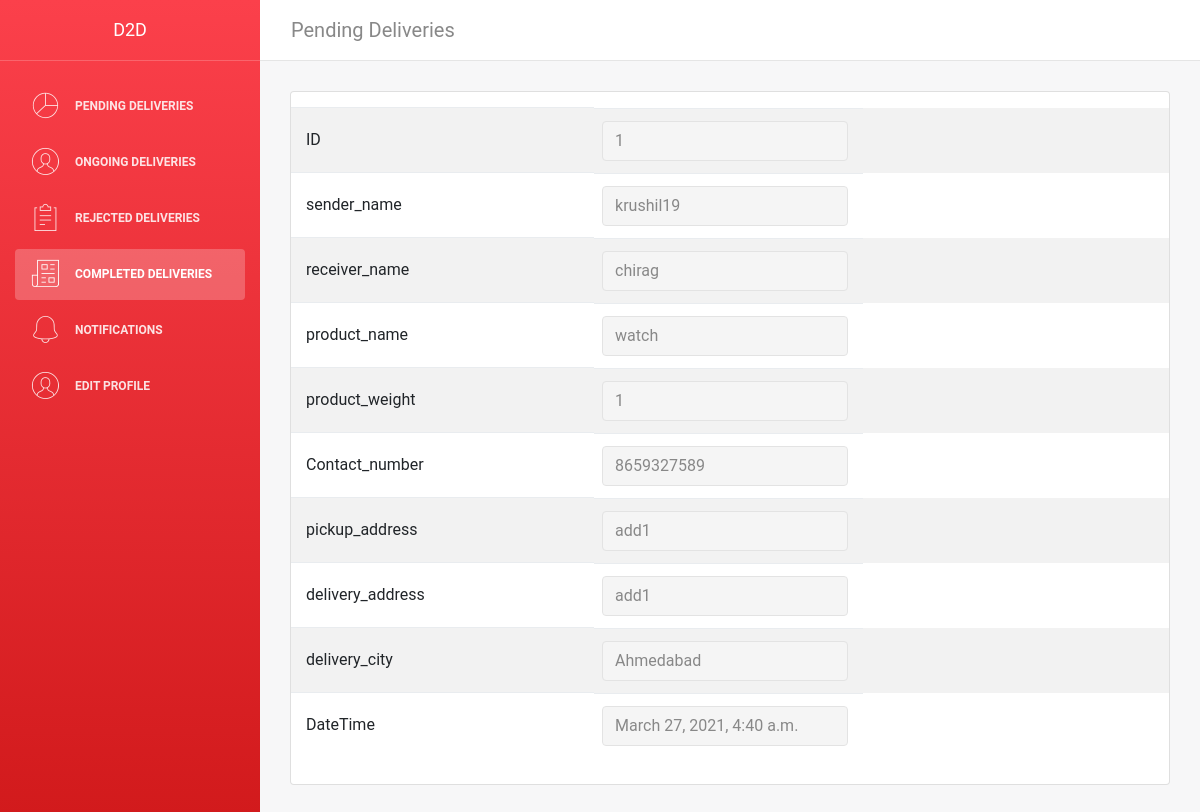
Screenshot of /delivery/viewscompletedorders/1/ (signed in) with the database file from the repository.
### delivery_person/models.py (models this page shows)
class Completed(models.Model):
    completed_id = models.AutoField
    sender_name = models.CharField(max_length=50, default="")
    receiver_name = models.CharField(max_length=50, default="")
    product_name = models.CharField(max_length=50, default="")
    product_weight = models.CharField(max_length=50, default="")
    contact_number = models.CharField(max_length=12, default="")
    pickup_address = models.TextField(max_length=250, default="")
    delivery_address = models.TextField(max_length=250, default="")
    delivery_city = models.TextField(max_length=50, default="")
    DateTime =  models.DateTimeField(auto_now=True)

### D2D/decorators.py (the view)
        def wrapper_func(request, *args, **kwargs):
            group = None
            if request.user.groups.exists():
                group = request.user.groups.all()[0].name
            if group in allowed_roles:
                return view_func(request, *args, **kwargs)
            else:
                return HttpResponse('You are not authorized to view this page')

### delivery_person/views.py (called while the page is built)
@login_required(login_url='/D2D-Login?')
@allowed_users(allowed_roles=['Delivery_person'])
def viewscompletedorders(request, pk_completed):
    completed = Completed.objects.get(id=pk_completed)
    return render(request, 'viewscompletedorders.html', {'orderco' : completed})

### delivery_person/templates/viewscompletedorders.html (shortened to what this page needs)
{% extends "deliveryperson/dashboard.html" %} {% load static %}
{% block content %}
<body>
    <div class="wrapper">
        <div class="sidebar" data-color="red">
            <div class="sidebar-wrapper">
                <div class="logo">
                    <a href="#" class="simple-text"> D2D </a>
                </div>
                <ul class="nav">
                    <li>
                        <a class="nav-link" href="{% url 'delivery_dashboard' %}">
                            <i class="nc-icon nc-chart-pie-35"></i>
                            <p>Pending Deliveries</p>
                        </a>
                    </li>
                    <li>
                        <a class="nav-link" href="{% url 'ongoing' %}">
                            <i class="nc-icon nc-circle-09"></i>
                            <p>Ongoing Deliveries</p>
                        </a>
                    </li>
                    <li>
                        <a class="nav-link" href="  {% url 'rejected' %}">
                            <i class="nc-icon nc-notes"></i>
                            <p>Rejected Deliveries</p>
                        </a>
                    </li>
                    <li class="nav-item active">
                        <a class="nav-link" href=" {% url 'completed' %}">
                            <i class="nc-icon nc-paper-2"></i>
                            <p>Completed Deliveries</p>
                        </a>
                    </li>
                    <li>
                        <a class="nav-link" href="  {% url 'notifications' %}">
                            <i class="nc-icon nc-bell-55"></i>
                            <p>Notifications</p>
                        </a>
                    </li>
                    <li>
                        <a class="nav-link" href="  {% url 'user' %}">
                            <i class="nc-icon nc-circle-09"></i>
                            <p>Edit Profile</p>
                        </a>
                    </li>
                </ul>
            </div>
        </div>
        <div class="main-panel">
            <nav class="navbar navbar-expand-lg" color-on-scroll="500">
                <div class="container-fluid">
                    <a class="navbar-brand" href="{% url 'delivery_dashboard' %}"> Pending Deliveries </a>
                    <div class="collapse navbar-collapse justify-content-end" id="navigation">
                        <ul class="nav navbar-nav mr-auto">
                            </ul>
                    </div>
                </div>
            </nav>
            <div class="content">
                <div class="container-fluid">
                    <div class="row">
                        <div class="col-md-12">
                            <div class="card strpied-tabled-with-hover">
                                <div class="card-body table-full-width table-responsive">
                                    <form method="post" action="{% url 'hendlepending' %}">
                                        <table class="table table-hover table-striped">
                                            <tbody>
                                                <tr>
                                                    <td>ID</td>
                                                    <td><input class="form-control" type="text" id="id" name="id" placeholder="{{orderco.id}}" value="{{orderco.id}}" readonly>
                                                    </td>
                                                </tr>
                                                <tr>
                                                    <td>sender_name</td>
                                                    <td><input class="form-control" text="text" id="sender_name" name="sender_name" value="{{orderco.sender_name}}" placeholder="{{orderco.sender_name}}" readonly></td>
                                                </tr>
                                                <tr>
                                                    <td>receiver_name</td>
                                                    <td><input class="form-control" text="text" id="receiver_name" name="receiver_name" value="{{orderco.receiver_name}}{{orderco.requester_name}}" placeholder="{{orderco.receiver_name}}{{orderco.requester_name}}"
                                                            readonly></td>
                                                </tr>
                                                <tr>
                                                    <td>product_name</td>
                                                    <td><input class="form-control" text="text" id="product_name" name="product_name" value="{{orderco.product_name}}" placeholder="{{orderco.product_name}}" readonly></td>
                                                </tr>
                                                <tr>
                                                    <td>product_weight</td>
                                                    <td><input class="form-control" text="text" id="product_weight" name="product_weight" value="{{orderco.product_weight}}" placeholder="{{orderco.product_weight}}" readonly></td>
                                                </tr>
                                                <tr>
                                                    <td>Contact_number</td>
                                                    <td><input class="form-control" text="text" id="contact_number" name="contact_number" value="{{orderco.contact_number}}" placeholder="{{orderco.contact_number}}" readonly></td>
                                                </tr>
                                                <tr>
                                                    <td>pickup_address</td>
                                                    <td><input class="form-control" text="text" id="pickup_address" name="pickup_address" value="{{orderco.pickup_address}}" placeholder="{{orderco.pickup_address}}" readonly></td>
                                                </tr>
                                                <tr>
                                                    <td>delivery_address</td>
                                                    <td><input class="form-control" text="text" id="delivery_address" name="delivery_address" value="{{orderco.delivery_address}}" placeholder="{{orderco.delivery_address}}" readonly></td>
                                                </tr>
                                                <tr>
                                                    <td>delivery_city</td>
                                                    <td><input class="form-control" text="text" id="delivery_city" name="delivery_city" value="{{orderco.delivery_city}}" placeholder="{{orderco.delivery_city}}" readonly></td>
                                                </tr>
                                                <tr>
                                                    <td>DateTime</td>
                                                    <td><input class="form-control" text="text" id="DateTime" name="DateTime" value="{{orderco.DateTime}}" placeholder="{{orderco.DateTime}}" readonly></td>
                                                </tr>
                                            </tbody>
                                        </table>
                                    </form>
                                </div>
                            </div>
                        </div>
                    </div>
                </div>
            </div>
        </div>
    </div>
    {% endblock %}

### rows the page displays
Completed: id "1", sender_name "krushil19", receiver_name "chirag", product_name "watch", product_weight "1", contact_number "8659327589", pickup_address "add1", delivery_address "add1", delivery_city "Ahmedabad", DateTime "March 27, 2021, 4:40 a.m."
